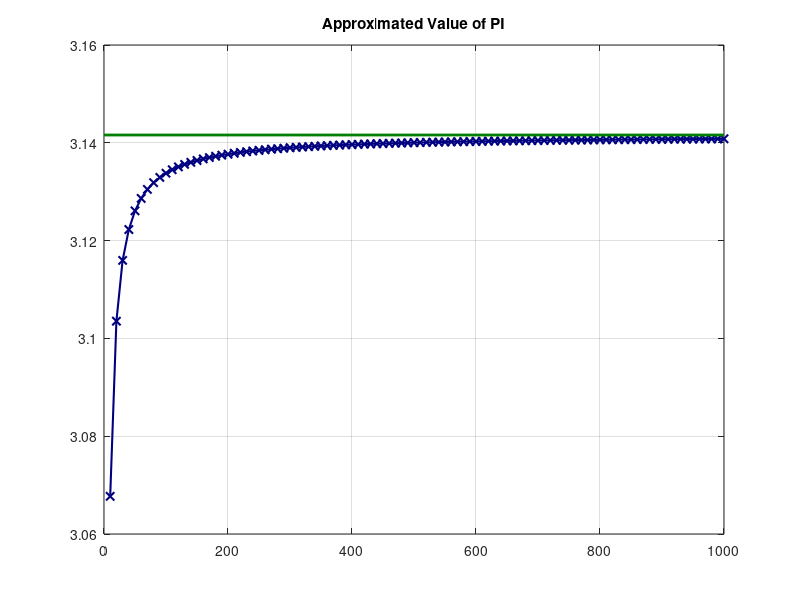
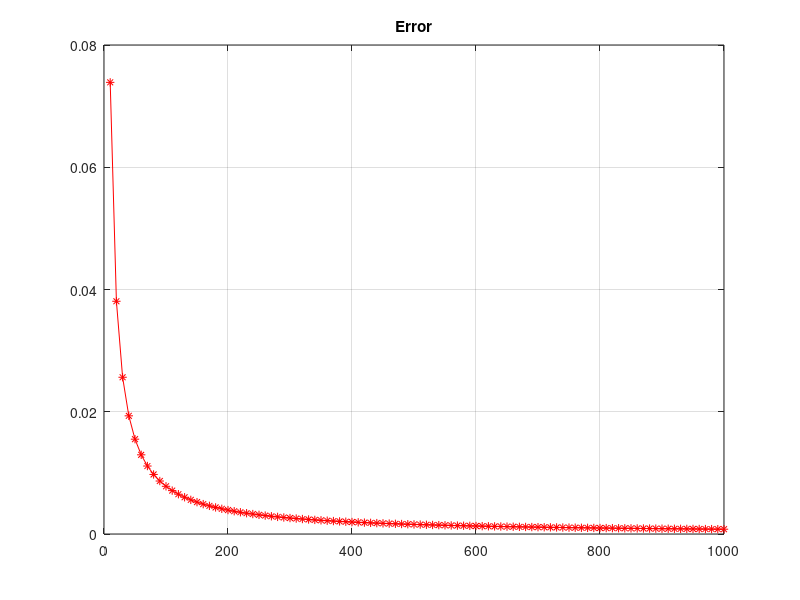

MATLAB code for these plots, in order:
clc
clear 
close all

N=10:10:1000;
pi_arr=zeros(1,100);
error=zeros(1,100);

%% Estimating The Value of PI
for i=1:100
    product=1;
    multiplier=2;
    n=N(i);
    for j=1:n
        pterm=multiplier/(multiplier-1);
        nterm=multiplier/(multiplier+1);
        product=product*pterm*nterm;
        multiplier=multiplier+2;
    end
    pi_arr(i)=product*2;
    error(i)=pi-pi_arr(i);
end

%% Plotting Approximated Value
figure
plot(N,pi_arr,'color',[0,0,0.5],'linewidth',1.5,'marker','x')
hold on
line([0,N(end)],[pi,pi],'color',[0,0.5,0],'linewidth',2)
title('Approximated Value of PI')
hold off
grid on

%% Plotting Error in Approximation vs Number of Terms
figure
plot(N,error,'r-*')
title('Error')
grid on
